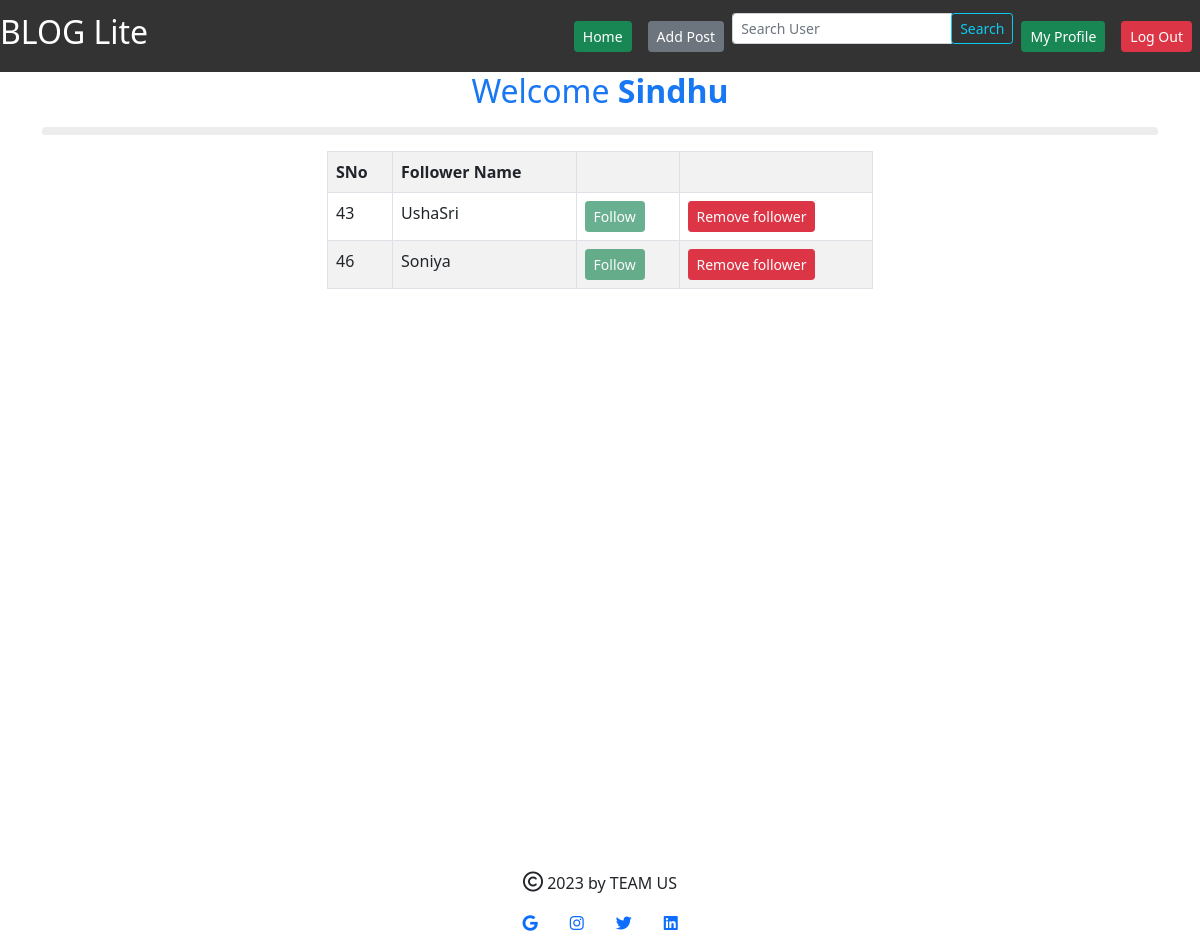
The app's page /listoffollowedby (signed in) with its own data.
### application/models.py (models this page shows)
class UserRelation(db.Model):
    __tablename__ = 'user_relation'
    id = db.Column(db.Integer, autoincrement=True, primary_key=True)
    follower_id = db.Column(db.Integer)
    following_id = db.Column(db.Integer)
    follower_username = db.Column(db.String)
    following_username = db.Column(db.String)

### application/user_controllers.py (the view)
@app.route("/listoffollowedby", methods=["GET"])
def listoffollowedby():
    followed = UserRelation.query.filter_by(
        follower_id=session.get("logged_user")["id"]
    ).all()
    maplist = {}
    for item in followed:
        maplist[item.following_id] = item.follower_id
    print(maplist)
    followedby = UserRelation.query.filter_by(
        following_id=session.get("logged_user")["id"]
    ).all()
    return render_template(
        "listoffollowedby.html",
        followedby=followedby,
        Username=session.get("logged_user")["username"],
        Userid=session.get("logged_user")["id"],
        maplist=maplist,
    )

### templates/listoffollowedby.html (shortened to what this page needs)
<!DOCTYPE html>
<html>
<head>
  <link rel="stylesheet" type="text/css" href="{{ url_for('static', filename='bootstrap/css/bootstrap.min.css') }}" />
  <link rel="stylesheet" type="text/css" href="{{ url_for('static', filename='style.css') }}" />
</head>
<body>
  <nav class="navbar navbar-expand-lg navbar-light" style="background-color: #333333;">
    <a class="navbar-brand" href="#">
      <h2 style="color: white;">BLOG Lite</h2>
    </a>
    <div class="collapse navbar-collapse justify-content-end" id="navbarNav">
      <ul class="navbar-nav">
        <li class="nav-item">
          <a class="nav-link" href="/home" method="GET">
            <button class="btn btn-success btn-sm">Home</button>
          </a>
        </li>
        <li class="nav-item">
          <a class="nav-link" href="/addpost" method="GET">
            <button class="btn btn-secondary btn-sm">Add Post</button>
          </a>
        </li>
        <li class="nav-item">
          <form class="form-inline" action="/searchuser" method="POST">
            <div class="input-group">
              <input class="form-control form-control-sm" id="search-user" name="searchuser" type="search"
                placeholder="Search User">
              <div class="input-group-append">
                <button class="btn btn-outline-info btn-sm" type="submit">Search</button>
              </div>
            </div>
          </form>
        </li>
        <li class="nav-item">
          <a class="nav-link" href="/myprofile" method="GET">
            <button class="btn btn-success btn-sm">My Profile</button>
          </a>
        </li>
        <li class="nav-item">
          <a class="nav-link" href="/logout" method="GET">
            <button class="btn btn-danger btn-sm">Log Out</button>
          </a>
        </li>
      </ul>
    </div>
  </nav>
  <div class="container">
    <h2 class="display-block text-center" style="color: #1877F2;">Welcome <b>{{ Username }}</b></h2>
    <hr class="rounded">
  </div>
  <div class="container d-flex flex-column justify-content-between" style="min-height: 100vh;">
    <div class="container">
      {% if followedby|length > 0 %}
      <table class="table table-bordered table-striped" id="search-user">
        <tr>
          <th>SNo</th>
          <th>Follower Name</th>
          <th></th>
          <th></th>
        </tr>
        {% for item in followedby %}
        <tr>
          <td>{{ item.id }}</td>
          <td>{{ item.follower_username }}</td>
          {% if item.follower_id in maplist.keys() and maplist[item.follower_id]==Userid %}
          <td><button class="btn btn-sm btn-success disabled" type="submit">Follow</button></td>
          {% else %}
          <td>
            <a class="" href="/followfollowedby/{{ item.follower_id }}/{{ item.follower_username }}" method="GET">
              <button class="btn btn-sm btn-success" type="submit">Follow</button></a>
          </td>
          {% endif %}
          {% if item.follower_id in maplist.keys() and maplist[item.follower_id]==Userid %}
          <td><a class="" href="/unfollowfollowedby/{{ item.follower_id }}" method="GET">
              <button class="btn btn-sm btn-danger" type="submit">Remove follower</button></a></td>
          {% else %}
          <td><button class="btn btn-sm btn-danger disabled" type="submit">Remove follower</button></td>
          {% endif %}
        </tr>
        {% endfor %}
      </table>
      {% else %}
      <h3 class="text-center">No User found!</h3>
      {% endif %}
    </div>
    <div class="d-flex flex-row justify-content-center">
      <div class="d-flex flex-column">
        <div class="back text-center ">
          <i class="far fa-copyright icon mt-2 " style="font-size: 20px;
          "></i>
          <span class="para ml-2 mt-2"> 2023 by TEAM US</span>
        </div>
        <div class="bottom d-flex flex-row">
          <div class="icons-container m-3">
            <a href="https://www.rgukt.ac.in/" target="_blank"><i class="fab fa-google icon"></i></a>
          </div>
          <div class="icons-container m-3">
            <a href="https://www.instagram.com/beautyofrgukt/?hl=en" target="_blank"><i
                class="fab fa-instagram icon"></i></a>
          </div>
          <div class="icons-container m-3">
            <a href="https://twitter.com/RGUKT_Basara" target="_blank"><i class="fab fa-twitter icon"></i></a>
          </div>
          <div class="icons-container m-3">
            <a href="https://in.linkedin.com/school/rguktbasar/" target="_blank"><i
                class="fab fa-linkedin icon"></i></a>
          </div>
        </div>
      </div>
    </div>
  </div>
</body>
</html>

### static/style.css (style rules this page uses)
hr.rounded { border-top: 8px solid #bbb; border-radius: 5px; }
.table { margin: auto; width: 50% !important; }

### records on screen
UserRelation: id "43", follower_username "UshaSri", shows "Follow"
UserRelation: id "46", follower_username "Soniya", shows "Follow"

### other values on screen
{{ Username }} "Sindhu"
